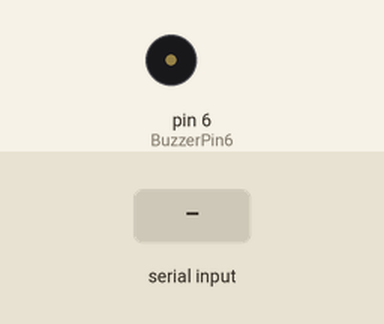
This sketch was run on a simulated Arduino Uno, built with avr-gcc and run on an emulated ATmega328P. Shown: buzzer (waves = sounding). The inputs (shaded band) are chosen by the test bench.

Above: at 1.2 s.
1.3 s: "1\n" received over Serial
At 2.7 s:
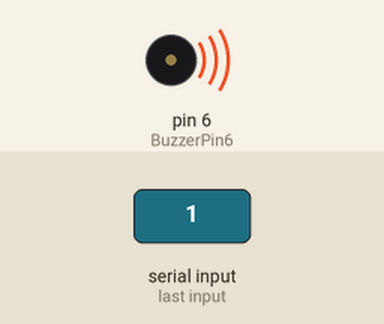
Timing chart, 0 to 4.3 s (numbered marks = the images above; inputs shaded):
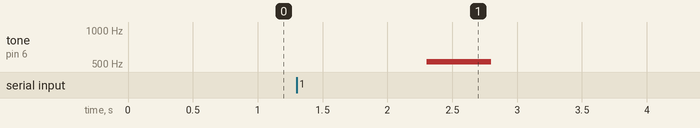

Measured:
- after the input at 1.3 s, tone on pin 6 (BuzzerPin6): silent → 523 Hz after 1.0 s, → silent 0.50 s later

The sketch:

song.ino
```cpp
#define BuzzerPin6 6
void setup()
{
  Serial.begin(9600);
}

void loop()
{
  if (Serial.available() > 0) {
    switch (String(Serial.readString()).toInt()) {
     case 1:
      tone(BuzzerPin6,523);
      break;
     case 2:
      tone(BuzzerPin6,587);
      break;
     case 3:
      tone(BuzzerPin6,659);
      break;
     case 4:
      tone(BuzzerPin6,698);
      break;
     case 5:
      tone(BuzzerPin6,784);
      break;
     case 6:
      tone(BuzzerPin6,880);
      break;
     case 7:
      tone(BuzzerPin6,988);
      break;
     case 8:
      tone(BuzzerPin6,1046);
      break;
    }
    delay(500);
    noTone(BuzzerPin6);

  }

}
```
